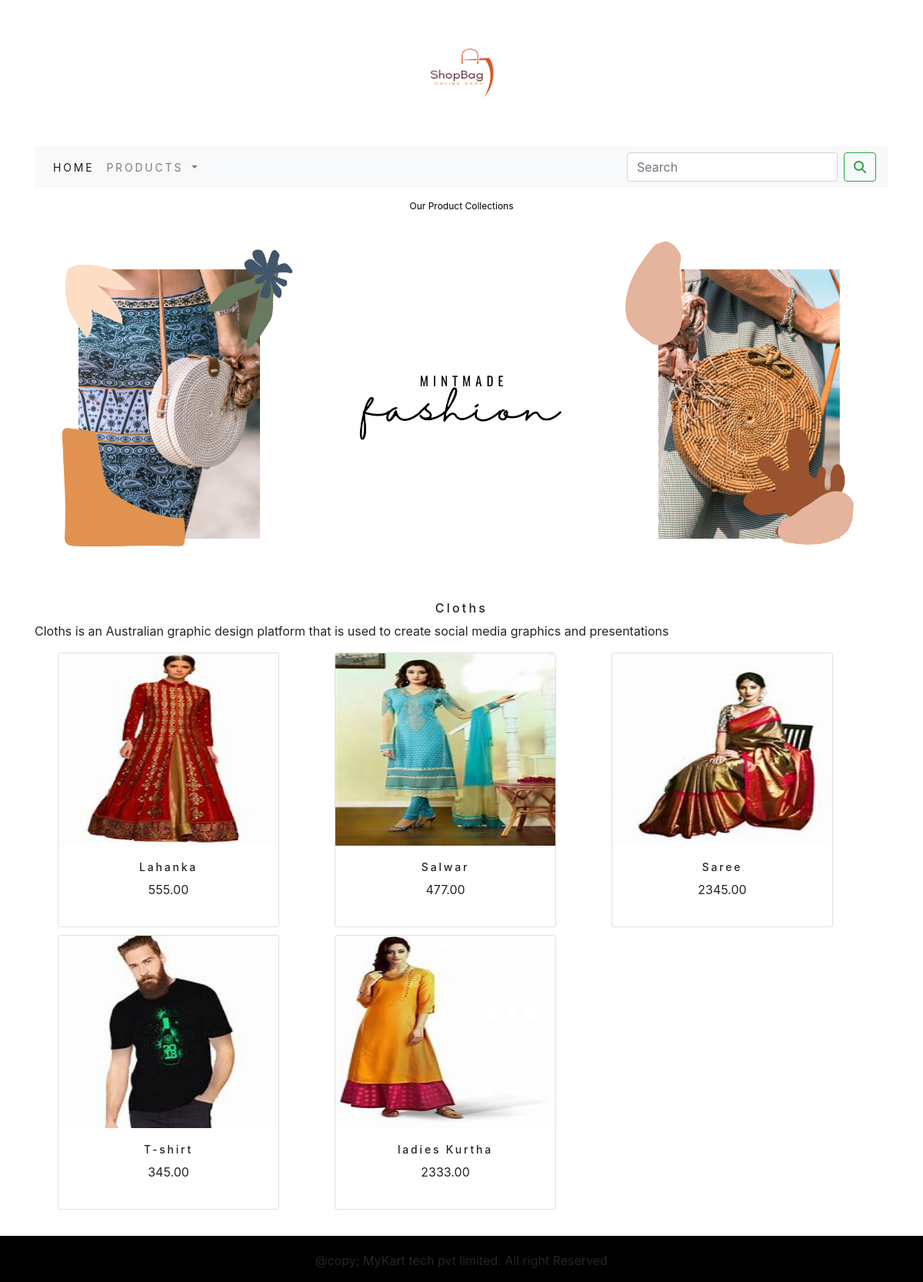
Screenshot of /shop/cloths/ with the database file from the repository.
### kartApp/models.py (models this page shows, shortened)
class Category(models.Model):
    name=models.CharField(max_length=250,unique=True)
    slug=models.SlugField(max_length=250,unique=True) #dynamically creates the url (what u type in mame)
    description=models.TextField(blank=True)
    image=models.ImageField(upload_to='category',blank=True)
    class Meta:
        ordering=('name',)
        verbose_name='category' # human readable
        verbose_name_plural='categories'
    def get_url(self):
        return reverse('kartApp:products_by_category',args=[self.slug])

class Product(models.Model):
    name=models.CharField(max_length=250,unique=True)
    slug=models.SlugField(max_length=250,unique=True)
    description=models.TextField(blank=True)
    price=models.DecimalField(max_digits=10,decimal_places=2)
    category=models.ForeignKey(Category,on_delete=models.CASCADE)
    image=models.ImageField(upload_to='product',blank=True)
    stock=models.IntegerField()
    available=models.BooleanField(default=True)
    created=models.DateTimeField(auto_now_add=True)
    updated=models.DateTimeField(auto_now=True)
    def get_url(self):
        return reverse('kartApp:product_cat_detail',args=[self.category.slug,self.slug])
    class Meta:
        ordering=('name',)
        verbose_name='product'
        verbose_name_plural='products'

### kartApp/views.py (the view)
# urls.py: path('',views.allProdCat,name='allProdCat'),
def allProdCat(request, c_slug=None):
   c_page = None
   products_list = None
   if c_slug != None:
      c_page = get_object_or_404(Category, slug=c_slug)
      products_list=Product.objects.all().filter(category=c_page, available=True)
   else:
      products_list = Product.objects.all().filter(available=True)
   paginator = Paginator(products_list,6)
   try:
      page=int(request.GET.get('page','1'))
   except:
      page=1
   try:
      products=paginator.page(page)
   except  (EmptyPage,InvalidPage):
      products=paginator.page(paginator.num_pages)
   return render(request,"category.html",{'category':c_page,'products':products})

### cart/context_processors.py (called while the page is built)
def counter(request):
    item_count=0
    if 'admin' in request.path:
        return {}
    else:
        try:
            cart=Cart.objects.filter(cart_id=_cart_id(request))
            cart_items=CartItem.objects.all().filter(cart=cart[:1])
            for cart_item in cart_items:
                item_count += cart_item.quantity
        except Cart.DoesNotExist:
            item_count=0
    return dict(item_count=item_count)

### cart/views.py (called while the page is built)
def _cart_id(request):
    cart=request.session.session_key
    if not cart:
        cart=request.session.create()
    return cart

### kartApp/context_processors.py (called while the page is built)
def menu_links(request):
    links=Category.objects.all()
    return dict(links=links)

### templates/category.html (shortened to what this page needs)
{% extends 'base.html' %}
{% load static %}
{% block content %}
{%if category %}
    <div>
      <div class="row my_row_class">
        <div class="mx-auto">
        <p><a href="{% url 'kartApp:allProdCat' %}"></a>Our Product Collections</p>
        </div>
      </div>
    </div>
  {% endif %}
<div class="mx-auto">
  {% if category %}
  <img class="my_image" src="{{ category.image.url}}" alt="{{category.name}}" width="1200px;" height="400px;">
</div>
<br>
<div>
  <h1 class="text-center my_title" >{{category.name}}</h1>
  <p class="text-justify">{{category.description}}</p>
</div>
 {% endif %}
<div class="container">
  <div class="row mx-auto">
    {% for prod in products.object_list %}
    <div class="bottom_margin col-9 col-sm-12 col-md-4 col-lg-4">
      <div class="card text-center" style="width:18rem;">
        <a href="{{prod.get_url}}"><img class="card-img-top card_image" src="{{prod.image.url}}" alt="{{prod.name}}"></a>
        <div class="card-body">
          <h4>{{prod.name}}</h4>
           <p>{{prod.price}}</p>
        </div>
      </div>
    </div>
    {% endfor %}
  </div>
    <br>
</div>
{% endblock %}

### static/css/custom.css (style rules this page uses)
.my_row_class { padding-top :15px; }
.my_row_class .mx-auto { color: #000; font-size:12px; }
.my_image { width : 100%; height :auto; }
.my_title { font-size:16px; text_transform:uppercase; letter-spacing:.2em; }
.bottom_margin { margin-bottom:10px; }
.card-body h4 { font-size: 14px; text-text_transform:uppercase; letter-spacing:.2em; }
.card_image { height:250px; }

### rows the page displays
Category: image (picture), name "Cloths", description "Cloths is an Australian graphic design platform that is used to create social media graphics and presentations"
Product: image (picture), name "Lahanka", price "555.00"
Product: image (picture), name "Salwar", price "477.00"
Product: image (picture), name "Saree", price "2345.00"
Product: image (picture), name "T-shirt", price "345.00"
Product: image (picture), name "ladies Kurtha", price "2333.00"
